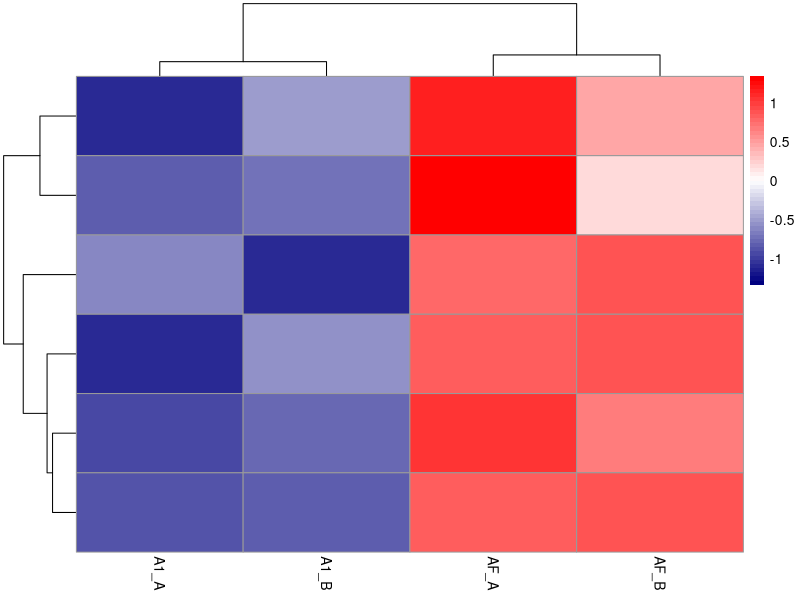

Write the R code that produced this figure.
library(ggplot2)
library(pheatmap)

normCount <- read.csv('normalizado_aba_aba_cold.csv', row.names = 1)

deSeqRes <- read.csv('results_aba_aba_cold.csv', row.names =1)

deSeqResUp <-subset(deSeqRes, log2FoldChange >= 1)

deSeqResDown <-subset(deSeqRes, log2FoldChange <=-1)

deSeqREsCon<-rbind(deSeqResDown, deSeqResUp)

deSeqResSigni <- subset(deSeqREsCon, padj <= 0.05)

allsig <- merge(normCount, deSeqResSigni, by = 0)

write.csv(allsig, 'allsig_aba_aba_cold.csv')

signifiCount <- allsig[,2:5]

row.names(signifiCount) <-allsig$Row.names

pheatmap(log2(signifiCount+1), scale ='row', show_rownames = F, color=colorRampPalette(c("navy","white","red"))(50))

deSeqResDown_ <-subset(deSeqResSigni, log2FoldChange <=-1)
deSeqResUp_ <-subset(deSeqResSigni, log2FoldChange >= 1)

deSeqResDown_merge<-merge(normCount, deSeqResDown_, by = 0)

write.csv(deSeqResDown_merge,'deseq_aba_aba_cold_down_sig.csv')

######## PARA GENES SOBREEXPRESADOS
#Se unen por filas hacia abajo
deSeqResUp_merge <-merge(normCount, deSeqResUp_, by = 0)
#La dataframe de genes SOBREEXPRESADOS es guardada como csv
write.csv(deSeqResUp_merge, 'deseq_aba_aba_cold_up_sig.csv')

